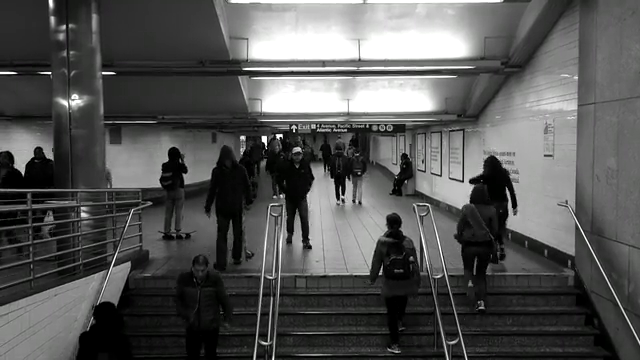
#> input picture frame 34 of Pedestrian Detection/Subway.mp4, 640 x 360 px
$ python 'full body detector.py'
#> lines starting #> are read from the running program, lines starting #| are printed output that depends on the picture; after the words box and inside, x2 and y2 are one past the last pixel; in counts of white or black regions, pixels touching at a corner belong together
# -*- coding: utf-8 -*-
"""
Created on Wed Aug 26 08:42:35 2020

@author: gaurav
"""

import cv2


faceCascade = cv2.CascadeClassifier(cv2.data.haarcascades +"haarcascade_fullbody.xml")

video_capture = cv2.VideoCapture("Subway.mp4")
while True:
    # Capture frame-by-frame
    ret, frames = video_capture.read()
#> frames is the input picture: shape (360, 640, 3); mean B, G, R 84.7, 85.4, 84.9
    gray = cv2.cvtColor(frames, cv2.COLOR_BGR2GRAY)
    faces = faceCascade.detectMultiScale(
        gray,
        scaleFactor=1.1,
        minNeighbors=1,
        minSize=(30, 30),
        flags=cv2.CASCADE_SCALE_IMAGE
    )
#> faces = [[320, 137, 38, 77], [463, 134, 60, 121], [143, 141, 56, 112], [358, 194, 74, 148], [256, 109, 73, 145], [185, 109, 87, 173]]
    # Draw a rectangle around the faces
    for (x, y, w, h) in faces:
        cv2.rectangle(frames, (x, y), (x+w, y+h), (0, 255, 0), 2)
#> this loop made 6 passes
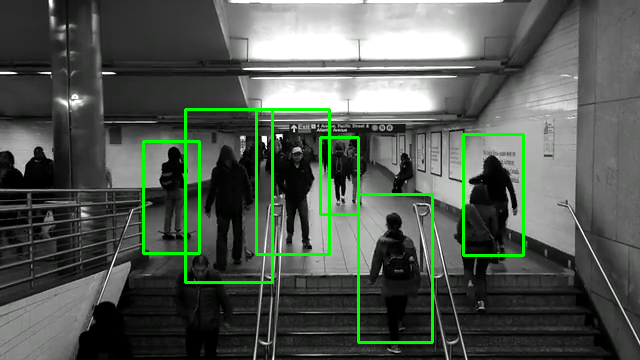
#> frames: shape (360, 640, 3); 2.95% of pixels changed, all inside (x1, y1, x2, y2) = (142, 108, 525, 344)
    # Display the resulting frame
    cv2.imshow('Video', frames)
    if cv2.waitKey(1) & 0xFF == ord('q'):
#> (key q is pressed here)
        break

video_capture.release()
cv2.destroyAllWindows()


$ run again, starting later in the video
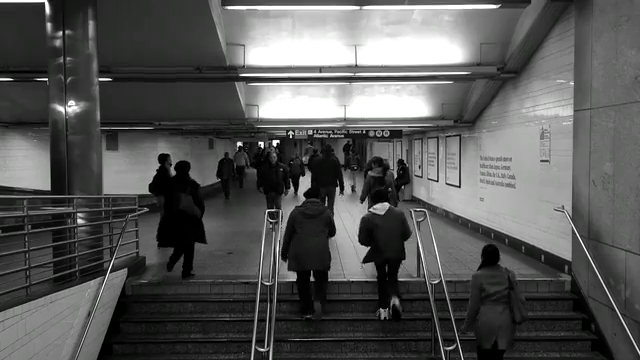
#> input picture frame 157 of Pedestrian Detection/Subway.mp4, 640 x 360 px
#> frames is the input picture: shape (360, 640, 3); mean B, G, R 86.2, 86.7, 86.3
#> faces = [[207, 140, 37, 75], [140, 167, 74, 149]]
#> the loop `for (x, y, w, h) in faces:` made 2 passes
#> after the loop `for (x, y, w, h) in faces:`:
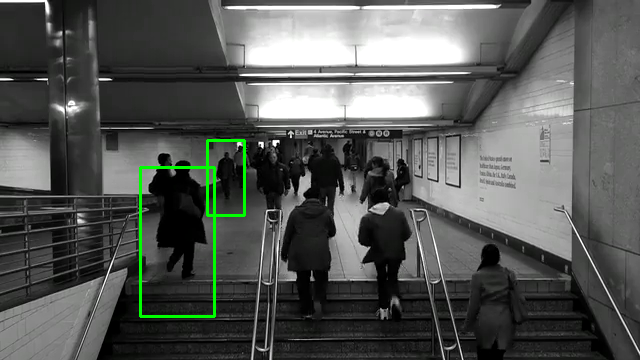
#> frames: shape (360, 640, 3); 0.86% of pixels changed, all inside (x1, y1, x2, y2) = (139, 139, 246, 318)

$ run again, starting later in the video
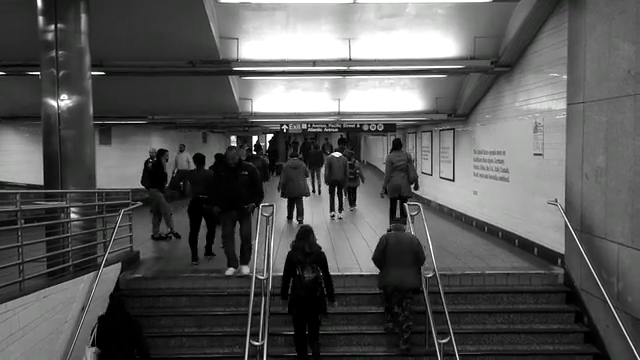
#> input picture frame 279 of Pedestrian Detection/Subway.mp4, 640 x 360 px
#> frames is the input picture: shape (360, 640, 3); mean B, G, R 86.8, 87.2, 86.9
#> faces = [[313, 136, 46, 92], [161, 130, 78, 156], [354, 186, 86, 172]]
#> the loop `for (x, y, w, h) in faces:` made 3 passes
#> after the loop `for (x, y, w, h) in faces:`:
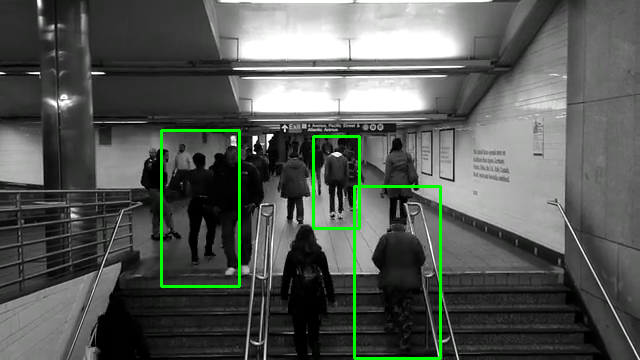
#> frames: shape (360, 640, 3); 1.63% of pixels changed, all inside (x1, y1, x2, y2) = (160, 129, 442, 360)
